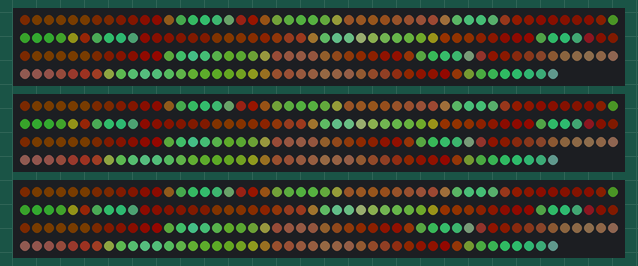
Simulated run of this sketch. Board: ESP32. Shown: 3 × 195 RGB LEDs in strip order, left to right, continuing on the next row. Dim RGB values are drawn brighter than linear.

Above: at 3.47 s.
At 5.82 s:
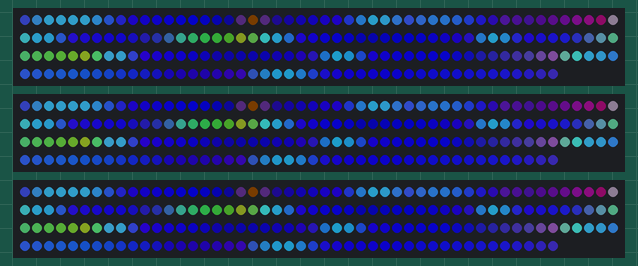
At 8.5 s:
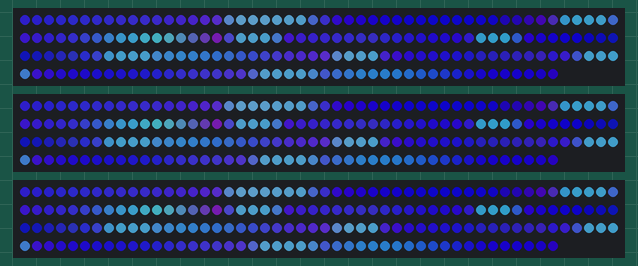
At 14.53 s:
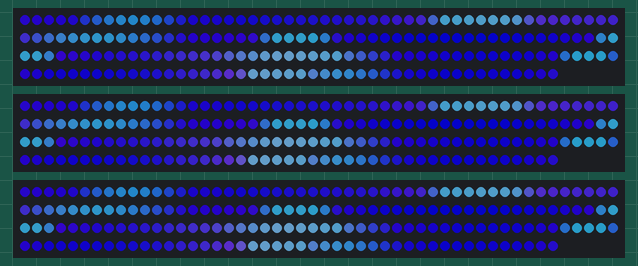
At 21.9 s:
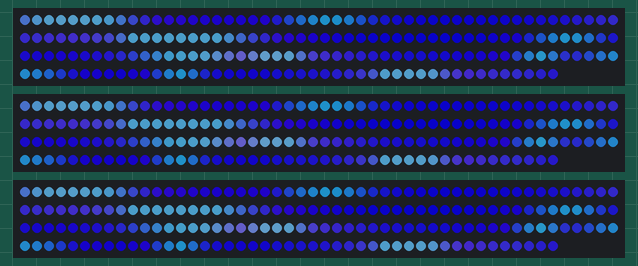
At 39.65 s:
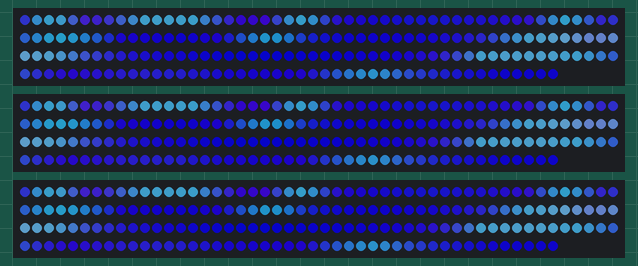

The sketch:

BLUE_PACIFICA_ESP32.ino
```cpp
// Eduardo Ortega
#include <FastLED_NeoPixel.h>
#define LED_PIN_2           2
#define LED_PIN_4           4
#define LED_PIN_5           5
#define NUM_LEDS            195
#define LED_TYPE            WS2812B
#define BRIGHTNESS          100
CRGB leds[NUM_LEDS];
FastLED_NeoPixel<NUM_LEDS, LED_PIN_2, NEO_GRB> leds_2;
FastLED_NeoPixel<NUM_LEDS, LED_PIN_4, NEO_GRB> leds_4;
FastLED_NeoPixel<NUM_LEDS, LED_PIN_5, NEO_GRB> leds_5;

CRGBPalette16 pacifica_palette_1 =
    { 0x000507, 0x000409, 0x00030B, 0x00030D, 0x000210, 0x000212, 0x000114, 0x000117,
      0x000019, 0x00001C, 0x000026, 0x000031, 0x00003B, 0x000046, 0x14554B, 0x28AA50 };

CRGBPalette16 pacifica_palette_2 =
    { 0x000507, 0x000409, 0x00030B, 0x00030D, 0x000210, 0x000212, 0x000114, 0x000117,
      0x000019, 0x00001C, 0x000026, 0x000031, 0x00003B, 0x000046, 0x0C5F52, 0x19BE5F };
CRGBPalette16 pacifica_palette_3 =
    { 0x000208, 0x00030E, 0x000514, 0x00061A, 0x000820, 0x000927, 0x000B2D, 0x000C33,
      0x000E39, 0x001040, 0x001450, 0x001860, 0x001C70, 0x002080, 0x1040BF, 0x2060FF };

void pacifica_loop() {
  static uint16_t sCIStart1, sCIStart2, sCIStart3, sCIStart4;
  static uint32_t sLastms = 0;
  uint32_t ms = GET_MILLIS();
  uint32_t deltams = ms - sLastms;
  sLastms = ms;
  uint16_t speedfactor1 = beatsin16(3, 179, 269);
  uint16_t speedfactor2 = beatsin16(4, 179, 269);
  uint32_t deltams1 = (deltams * speedfactor1) / 256;
  uint32_t deltams2 = (deltams * speedfactor2) / 256;
  uint32_t deltams21 = (deltams1 + deltams2) / 2;
  sCIStart1 += (deltams1 * beatsin88(1011,10,13));
  sCIStart2 -= (deltams21 * beatsin88(777,8,11));
  sCIStart3 -= (deltams1 * beatsin88(501,5,7));
  sCIStart4 -= (deltams2 * beatsin88(257,4,6));

  CRGB c = CRGB(0, 6, 10);
  uint32_t color = leds_2.Color(c.blue, c.green, c.red);
  for( uint16_t i = 0; i < NUM_LEDS; i++) {
    leds_2.setPixelColor(i, color);
    leds_4.setPixelColor(i, color);
    leds_5.setPixelColor(i, color);
  }

  pacifica_one_layer( pacifica_palette_1, sCIStart1, beatsin16( 3, 11 * 256, 14 * 256), beatsin8( 10, 70, 130), 0-beat16( 301) );
  pacifica_one_layer( pacifica_palette_2, sCIStart2, beatsin16( 4,  6 * 256,  9 * 256), beatsin8( 17, 40,  80), beat16( 401) );
  pacifica_one_layer( pacifica_palette_3, sCIStart3, 6 * 256, beatsin8( 9, 10,38), 0-beat16(503));
  pacifica_one_layer( pacifica_palette_3, sCIStart4, 5 * 256, beatsin8( 8, 10,28), beat16(601));

  pacifica_deepen_colors();
}

void pacifica_one_layer( CRGBPalette16& p, uint16_t cistart, uint16_t wavescale, uint8_t bri, uint16_t ioff) {
  uint16_t ci = cistart;
  uint16_t waveangle = ioff;
  uint16_t wavescale_half = (wavescale / 2) + 20;
  for( uint16_t i = 0; i < NUM_LEDS; i++) {
    waveangle += 250;
    uint16_t s16 = sin16( waveangle ) + 32768;
    uint16_t cs = scale16( s16 , wavescale_half ) + wavescale_half;
    ci += cs;
    uint16_t sindex16 = sin16( ci) + 32768;
    uint8_t sindex8 = scale16( sindex16, 240);
    CRGB c = ColorFromPalette( p, sindex8, bri, LINEARBLEND);
    leds[i] += c;
    uint32_t color = leds_2.Color(leds[i].blue, leds[i].green, leds[i].red);
    leds_2.setPixelColor(i, color);
    leds_4.setPixelColor(i, color);
    leds_5.setPixelColor(i, color);
  }
}

void pacifica_deepen_colors() {
  for( uint16_t i = 0; i < NUM_LEDS; i++) {
    leds[i].blue = scale8( leds[i].blue,  145);
    leds[i].green= scale8( leds[i].green, 200);
    leds[i] |= CRGB( 2, 5, 7);
    uint32_t color = leds_2.Color(leds[i].blue, leds[i].green, leds[i].red);
    leds_2.setPixelColor(i, color);
    leds_4.setPixelColor(i, color);
    leds_5.setPixelColor(i, color);
  }
}

////////////////////////////////////////////////////////////////

void setup() {
  delay(3000);
  leds_2.begin();
  leds_2.setBrightness( BRIGHTNESS );
  leds_4.begin();
  leds_4.setBrightness( BRIGHTNESS );
  leds_5.begin();
  leds_5.setBrightness( BRIGHTNESS );
}

void blue_animation() {
  EVERY_N_MILLISECONDS( 10 ) {
    pacifica_loop();
    leds_2.show();
    leds_4.show();
    leds_5.show();
  }
}

void loop() {
  blue_animation();
}
```
